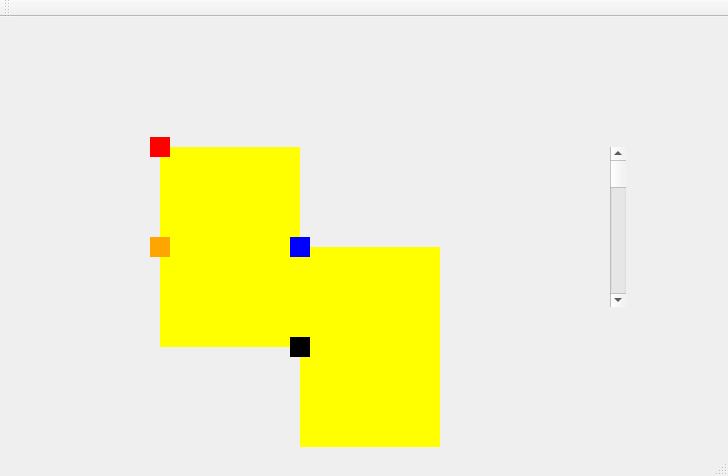
<?xml version="1.0" encoding="UTF-8"?>
<ui version="4.0">
 <class>MainWindow</class>
 <widget class="QMainWindow" name="MainWindow">
  <property name="geometry">
   <rect>
    <x>0</x>
    <y>0</y>
    <width>728</width>
    <height>476</height>
   </rect>
  </property>
  <property name="windowTitle">
   <string>MainWindow</string>
  </property>
  <widget class="QWidget" name="centralWidget">
   <widget class="QLabel" name="labelTrilho01">
    <property name="geometry">
     <rect>
      <x>160</x>
      <y>130</y>
      <width>140</width>
      <height>100</height>
     </rect>
    </property>
    <property name="styleSheet">
     <string notr="true">background-color: yellow</string>
    </property>
    <property name="text">
     <string/>
    </property>
   </widget>
   <widget class="QLabel" name="labelTrem01">
    <property name="geometry">
     <rect>
      <x>150</x>
      <y>120</y>
      <width>20</width>
      <height>20</height>
     </rect>
    </property>
    <property name="styleSheet">
     <string notr="true">background-color: red</string>
    </property>
    <property name="text">
     <string/>
    </property>
   </widget>
   <widget class="QLabel" name="labelTrilho02">
    <property name="geometry">
     <rect>
      <x>160</x>
      <y>230</y>
      <width>140</width>
      <height>100</height>
     </rect>
    </property>
    <property name="styleSheet">
     <string notr="true">background-color: yellow</string>
    </property>
    <property name="text">
     <string/>
    </property>
   </widget>
   <widget class="QLabel" name="labelTrem02">
    <property name="geometry">
     <rect>
      <x>150</x>
      <y>220</y>
      <width>20</width>
      <height>20</height>
     </rect>
    </property>
    <property name="autoFillBackground">
     <bool>false</bool>
    </property>
    <property name="styleSheet">
     <string notr="true">background-color: orange</string>
    </property>
    <property name="text">
     <string/>
    </property>
   </widget>
   <widget class="QLabel" name="labelTrem03">
    <property name="geometry">
     <rect>
      <x>290</x>
      <y>220</y>
      <width>20</width>
      <height>20</height>
     </rect>
    </property>
    <property name="autoFillBackground">
     <bool>false</bool>
    </property>
    <property name="styleSheet">
     <string notr="true">background-color: blue</string>
    </property>
    <property name="text">
     <string/>
    </property>
   </widget>
   <widget class="QLabel" name="labelTrilho03">
    <property name="geometry">
     <rect>
      <x>300</x>
      <y>230</y>
      <width>140</width>
      <height>100</height>
     </rect>
    </property>
    <property name="styleSheet">
     <string notr="true">background-color: yellow</string>
    </property>
    <property name="text">
     <string/>
    </property>
   </widget>
   <widget class="QLabel" name="labelTrem04">
    <property name="geometry">
     <rect>
      <x>290</x>
      <y>320</y>
      <width>20</width>
      <height>20</height>
     </rect>
    </property>
    <property name="autoFillBackground">
     <bool>false</bool>
    </property>
    <property name="styleSheet">
     <string notr="true">background-color: black</string>
    </property>
    <property name="text">
     <string/>
    </property>
   </widget>
   <widget class="QLabel" name="labelTrilho04">
    <property name="geometry">
     <rect>
      <x>300</x>
      <y>330</y>
      <width>140</width>
      <height>100</height>
     </rect>
    </property>
    <property name="styleSheet">
     <string notr="true">background-color: yellow</string>
    </property>
    <property name="text">
     <string/>
    </property>
   </widget>
   <widget class="QScrollBar" name="verticalScrollBar">
    <property name="geometry">
     <rect>
      <x>610</x>
      <y>130</y>
      <width>16</width>
      <height>160</height>
     </rect>
    </property>
    <property name="orientation">
     <enum>Qt::Vertical</enum>
    </property>
   </widget>
   <zorder>labelTrilho01</zorder>
   <zorder>labelTrilho02</zorder>
   <zorder>labelTrilho03</zorder>
   <zorder>labelTrilho04</zorder>
   <zorder>labelTrem04</zorder>
   <zorder>labelTrem03</zorder>
   <zorder>labelTrem02</zorder>
   <zorder>labelTrem01</zorder>
   <zorder>verticalScrollBar</zorder>
  </widget>
  <widget class="QMenuBar" name="menuBar">
   <property name="geometry">
    <rect>
     <x>0</x>
     <y>0</y>
     <width>728</width>
     <height>20</height>
    </rect>
   </property>
  </widget>
  <widget class="QToolBar" name="mainToolBar">
   <attribute name="toolBarArea">
    <enum>TopToolBarArea</enum>
   </attribute>
   <attribute name="toolBarBreak">
    <bool>false</bool>
   </attribute>
  </widget>
  <widget class="QStatusBar" name="statusBar"/>
 </widget>
 <layoutdefault spacing="6" margin="11"/>
 <resources/>
 <connections/>
</ui>
